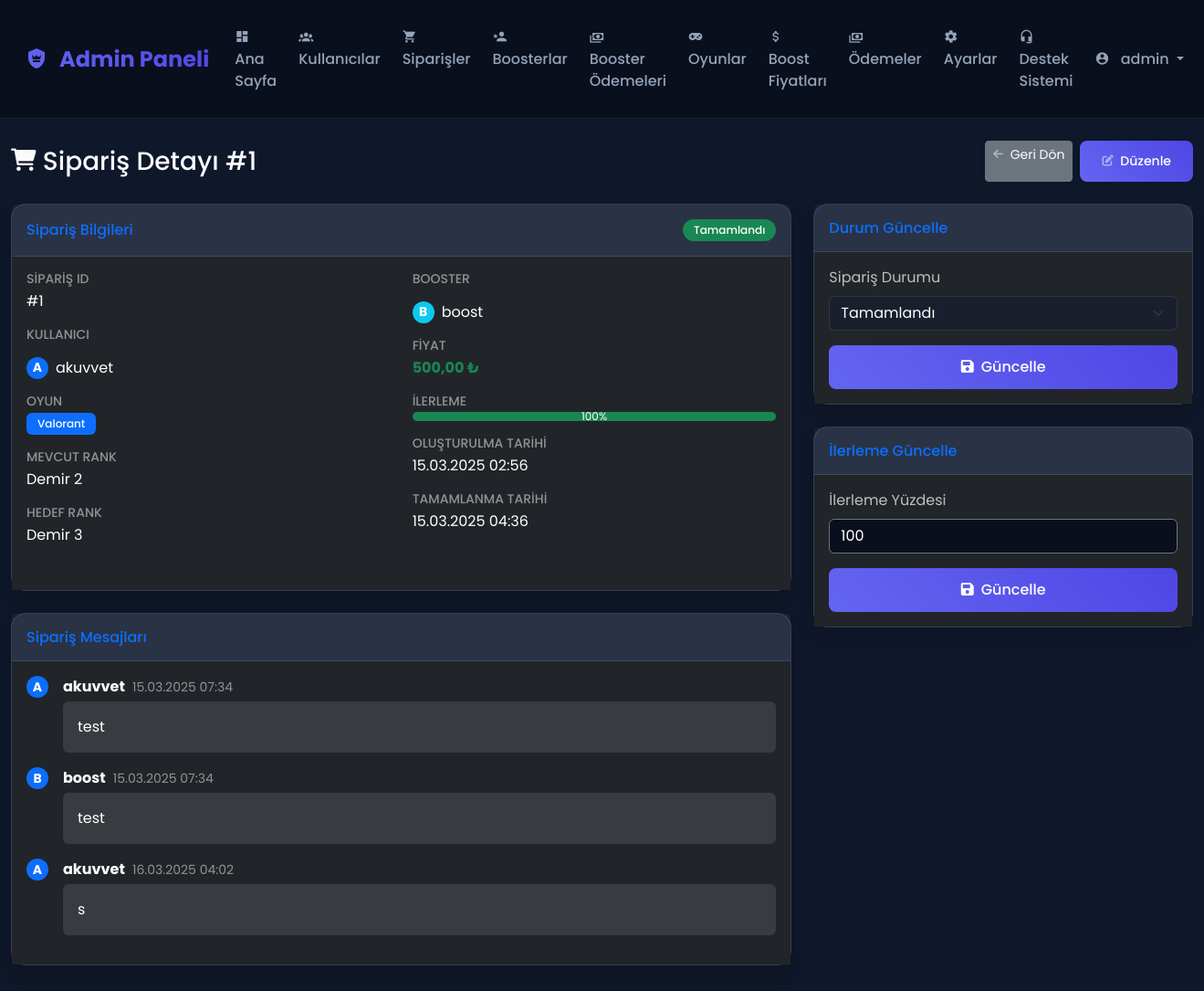
Screenshot of /Elo-Dosyalar/admin/order.php?id=1 (signed in) with the database file from the repository.
### tables this page shows
CREATE TABLE `orders` (
  `id` int NOT NULL,
  `user_id` int NOT NULL,
  `game_id` int NOT NULL,
  `current_rank_id` int NOT NULL,
  `target_rank_id` int NOT NULL,
  `booster_id` int DEFAULT NULL,
  `price` decimal(10,2) NOT NULL,
  `notes` text,
  `status` enum('pending','in_progress','completed','cancelled') NOT NULL DEFAULT 'pending',
  `progress` int NOT NULL DEFAULT '0',
  `created_at` timestamp NULL DEFAULT CURRENT_TIMESTAMP,
  `updated_at` timestamp NULL DEFAULT CURRENT_TIMESTAMP ON UPDATE CURRENT_TIMESTAMP,
  `completed_at` timestamp NULL DEFAULT NULL,
  `priority` tinyint(1) DEFAULT '0',
  `streaming` tinyint(1) DEFAULT '0',
  `extra_options` text,
  `base_price` decimal(10,2) NOT NULL DEFAULT '0.00',
  `total_price` decimal(10,2) NOT NULL DEFAULT '0.00',
  `booster_earnings` decimal(10,2) DEFAULT '0.00'
);

CREATE TABLE `users` (
  `id` int NOT NULL,
  `username` varchar(50) NOT NULL,
  `email` varchar(100) NOT NULL,
  `password` varchar(255) NOT NULL,
  `role` enum('admin','booster','user') NOT NULL DEFAULT 'user',
  `balance` decimal(10,2) NOT NULL DEFAULT '0.00',
  `status` enum('active','inactive') NOT NULL DEFAULT 'active',
  `created_at` timestamp NULL DEFAULT CURRENT_TIMESTAMP,
  `updated_at` timestamp NULL DEFAULT CURRENT_TIMESTAMP ON UPDATE CURRENT_TIMESTAMP
);

CREATE TABLE `games` (
  `id` int NOT NULL,
  `name` varchar(50) NOT NULL,
  `description` text,
  `image` varchar(255) DEFAULT NULL,
  `status` enum('active','inactive') NOT NULL DEFAULT 'active',
  `created_at` timestamp NULL DEFAULT CURRENT_TIMESTAMP,
  `updated_at` timestamp NULL DEFAULT CURRENT_TIMESTAMP ON UPDATE CURRENT_TIMESTAMP
);

CREATE TABLE `ranks` (
  `id` int NOT NULL,
  `game_id` int NOT NULL,
  `name` varchar(50) NOT NULL,
  `value` int NOT NULL,
  `image` varchar(255) DEFAULT NULL,
  `price` decimal(10,2) NOT NULL DEFAULT '0.00',
  `created_at` timestamp NULL DEFAULT CURRENT_TIMESTAMP,
  `updated_at` timestamp NULL DEFAULT CURRENT_TIMESTAMP ON UPDATE CURRENT_TIMESTAMP
);

CREATE TABLE `order_messages` (
  `id` int NOT NULL,
  `order_id` int NOT NULL,
  `user_id` int NOT NULL,
  `message` text NOT NULL,
  `created_at` datetime NOT NULL DEFAULT CURRENT_TIMESTAMP
);

### Elo-Dosyalar/admin/order.php (the view, shortened to what this page needs)
<?php
require_once 'includes/header.php';
$order_id = isset($_GET['id']) ? (int)$_GET['id'] : 0;
try {
    $stmt = $conn->prepare("
        SELECT o.*,
        u.username as user_username,
        b.username as booster_username,
        g.name as game_name,
        r1.name as current_rank,
        r2.name as target_rank
        FROM orders o
        LEFT JOIN users u ON o.user_id = u.id
        LEFT JOIN users b ON o.booster_id = b.id
        LEFT JOIN games g ON o.game_id = g.id
        LEFT JOIN ranks r1 ON o.current_rank_id = r1.id
        LEFT JOIN ranks r2 ON o.target_rank_id = r2.id
        WHERE o.id = ?
    ");
    $stmt->execute([$order_id]);
    $order = $stmt->fetch(PDO::FETCH_ASSOC);
} catch(PDOException $e) {
    $_SESSION['error'] = "Bir hata oluştu.";
    header("Location: orders.php");
    exit;
}
try {
    $stmt = $conn->prepare("
        SELECT m.*, u.username, u.role
        FROM order_messages m
        JOIN users u ON m.user_id = u.id
        WHERE m.order_id = ?
        ORDER BY m.created_at ASC
    ");
    $stmt->execute([$order_id]);
    $messages = $stmt->fetchAll(PDO::FETCH_ASSOC);
} catch(PDOException $e) {
    $messages = [];
}
function getStatusClass($status) {
    switch($status) {
        case 'completed':
            return 'success';
    }
}
function getStatusText($status) {
    switch($status) {
        case 'completed':
            return 'Tamamlandı';
    }
}
?>
<div class="d-sm-flex align-items-center justify-content-between mb-4">
    <h1 class="h3 mb-0 text-gray-800">
        <i class="fas fa-shopping-cart fa-sm text-primary-300"></i>
        Sipariş Detayı #<?php echo $order_id; ?>
    </h1>
    <div class="d-flex">
        <a href="orders.php" class="btn btn-sm btn-secondary shadow-sm me-2">
            <i class="fas fa-arrow-left fa-sm text-white-50 me-1"></i> Geri Dön
        </a>
        <a href="edit_order.php?id=<?php echo $order_id; ?>" class="btn btn-sm btn-primary shadow-sm">
            <i class="fas fa-edit fa-sm text-white-50 me-1"></i> Düzenle
        </a>
    </div>
</div>
<div class="row">
    <div class="col-lg-8">
        <div class="card shadow mb-4">
            <div class="card-header py-3 d-flex flex-row align-items-center justify-content-between">
                <h6 class="m-0 font-weight-bold text-primary">Sipariş Bilgileri</h6>
                <span class="badge bg-<?php echo getStatusClass($order['status']); ?> rounded-pill" data-status>
                    <?php echo getStatusText($order['status']); ?>
                </span>
            </div>
            <div class="card-body bg-dark text-white">
                <div class="row mb-3">
                    <div class="col-md-6">
                        <h5 class="text-white-50 mb-1 small text-uppercase">Sipariş ID</h5>
                        <p class="mb-3 text-white">#<?php echo $order['id']; ?></p>
                        <h5 class="text-white-50 mb-1 small text-uppercase">Kullanıcı</h5>
                        <p class="mb-3">
                            <div class="d-flex align-items-center">
                                <div class="avatar avatar-sm me-2 bg-primary rounded-circle">
                                    <span class="avatar-text"><?php echo strtoupper(substr($order['user_username'], 0, 1)); ?></span>
                                </div>
                                <div class="text-white"><?php echo htmlspecialchars($order['user_username']); ?></div>
                            </div>
                        </p>
                        <h5 class="text-white-50 mb-1 small text-uppercase">Oyun</h5>
                        <p class="mb-3">
                            <span class="badge bg-primary"><?php echo htmlspecialchars($order['game_name']); ?></span>
                        </p>
                        <h5 class="text-white-50 mb-1 small text-uppercase">Mevcut Rank</h5>
                        <p class="mb-3 text-white"><?php echo htmlspecialchars($order['current_rank']); ?></p>
                        <h5 class="text-white-50 mb-1 small text-uppercase">Hedef Rank</h5>
                        <p class="mb-3 text-white"><?php echo htmlspecialchars($order['target_rank']); ?></p>
                    </div>
                    <div class="col-md-6">
                        <h5 class="text-white-50 mb-1 small text-uppercase">Booster</h5>
                        <p class="mb-3">
                            <?php if ($order['booster_username']): ?>
                                <div class="d-flex align-items-center">
                                    <div class="avatar avatar-sm me-2 bg-info rounded-circle">
                                        <span class="avatar-text"><?php echo strtoupper(substr($order['booster_username'], 0, 1)); ?></span>
                                    </div>
                                    <div class="text-white"><?php echo htmlspecialchars($order['booster_username']); ?></div>
                                </div>
                            <?php else: ?>
                                <span class="text-warning">Atanmamış</span>
                            <?php endif; ?>
                        </p>
                        <h5 class="text-white-50 mb-1 small text-uppercase">Fiyat</h5>
                        <p class="mb-3">
                            <span class="text-success fw-bold"><?php echo number_format($order['price'], 2, ',', '.'); ?> ₺</span>
                        </p>
                        <h5 class="text-white-50 mb-1 small text-uppercase">İlerleme</h5>
                        <div class="progress mb-3" style="height: 10px;">
                            <div class="progress-bar bg-success" role="progressbar" style="width: <?php echo $order['progress']; ?>%">
                                <?php echo $order['progress']; ?>%
                            </div>
                        </div>
                        <h5 class="text-white-50 mb-1 small text-uppercase">Oluşturulma Tarihi</h5>
                        <p class="mb-3 text-white"><?php echo date('d.m.Y H:i', strtotime($order['created_at'])); ?></p>
                        <?php if ($order['completed_at']): ?>
                            <h5 class="text-white-50 mb-1 small text-uppercase">Tamamlanma Tarihi</h5>
                            <p class="mb-3 text-white"><?php echo date('d.m.Y H:i', strtotime($order['completed_at'])); ?></p>
                        <?php endif; ?>
                    </div>
                </div>
            </div>
        </div>
        <div class="card shadow mb-4">
            <div class="card-header py-3">
                <h6 class="m-0 font-weight-bold text-primary">Sipariş Mesajları</h6>
            </div>
            <div class="card-body bg-dark" style="max-height: 400px; overflow-y: auto;">
                <?php if (!empty($messages)): ?>
                    <?php foreach ($messages as $message): ?>
                        <div class="d-flex mb-3">
                            <div class="flex-shrink-0">
                                <div class="avatar avatar-sm bg-<?php echo $message['role'] === 'admin' ? 'danger' : 'primary'; ?> rounded-circle">
                                    <span class="avatar-text"><?php echo strtoupper(substr($message['username'], 0, 1)); ?></span>
                                </div>
                            </div>
                            <div class="flex-grow-1 ms-3">
                                <div class="d-flex align-items-center mb-1">
                                    <span class="fw-bold text-white me-2"><?php echo htmlspecialchars($message['username']); ?></span>
                                    <small class="text-white-50"><?php echo date('d.m.Y H:i', strtotime($message['created_at'])); ?></small>
                                </div>
                                <div class="p-3 rounded" style="background: rgba(255,255,255,0.1);">
                                    <p class="text-white mb-0"><?php echo nl2br(htmlspecialchars($message['message'])); ?></p>
                                </div>
                            </div>
                        </div>
                    <?php endforeach; ?>
                <?php else: ?>
                    <div class="text-center py-4">
                        <div class="text-white-50">Henüz mesaj bulunmuyor.</div>
                    </div>
                <?php endif; ?>
            </div>
        </div>
    </div>
    <div class="col-lg-4">
        <div class="card shadow mb-4">
            <div class="card-header py-3">
                <h6 class="m-0 font-weight-bold text-primary">Durum Güncelle</h6>
            </div>
            <div class="card-body bg-dark">
                <form id="statusForm" onsubmit="updateStatus(event)">
                    <div class="mb-3">
                        <label for="status" class="form-label text-white-50">Sipariş Durumu</label>
                        <select class="form-select bg-darker text-white border-secondary" id="status" name="status">
                            <option value="completed" <?php echo $order['status'] === 'completed' ? 'selected' : ''; ?>>Tamamlandı</option>
                        </select>
                    </div>
                    <button type="submit" class="btn btn-primary w-100">
                        <i class="fas fa-save me-2"></i>Güncelle
                    </button>
                </form>
            </div>
        </div>
        <div class="card shadow mb-4">
            <div class="card-header py-3">
                <h6 class="m-0 font-weight-bold text-primary">İlerleme Güncelle</h6>
            </div>
            <div class="card-body bg-dark">
                <form id="progressForm" onsubmit="updateProgress(event)">
                    <div class="mb-3">
                        <label for="progress" class="form-label text-white-50">İlerleme Yüzdesi</label>
                        <input type="number" class="form-control bg-darker text-white border-secondary" id="progress" name="progress" min="0" max="100" value="<?php echo $order['progress']; ?>">
                    </div>
                    <button type="submit" class="btn btn-primary w-100">
                        <i class="fas fa-save me-2"></i>Güncelle
                    </button>
                </form>
            </div>
        </div>
    </div>
</div>
<?php require_once 'includes/footer.php'; ?>

### Elo-Dosyalar/admin/includes/header.php (style rules this page uses)
:root { --primary-color: #6366f1; --secondary-color: #4f46e5; --dark-bg: #0f172a; --darker-bg: #0a0f1d; --card-bg: #1e293b; --text-primary: #f8fafc; --text-secondary: #94a3b8; --border-color: rgba(148, 163, 184, 0.1); }
body { font-family: 'Poppins', sans-serif; background: var(--dark-bg); color: var(--text-primary); min-height: 100vh; }
.card { background: var(--card-bg); border: 1px solid var(--border-color); border-radius: 1rem; box-shadow: 0 4px 6px -1px rgba(0, 0, 0, 0.1), 0 2px 4px -1px rgba(0, 0, 0, 0.06); }
.card-header { background: rgba(99, 102, 241, 0.1); border-bottom: 1px solid var(--border-color); padding: 1rem; }
.btn-primary { background: linear-gradient(45deg, var(--primary-color), var(--secondary-color)); border: none; padding: 0.75rem 1.5rem; border-radius: 0.5rem; font-weight: 500; transition: all 0.3s ease; }
.form-control { background: var(--darker-bg); border: 1px solid var(--border-color); color: var(--text-primary); }

### Elo-Dosyalar/admin/order.php (style rules this page uses)
.avatar { width: 32px; height: 32px; display: flex; align-items: center; justify-content: center; }
.avatar-sm { width: 24px; height: 24px; }
.avatar-text { color: white; font-size: 14px; font-weight: bold; }
.card { border: 1px solid rgba(255,255,255,0.1); }
.card-header { background: rgba(255,255,255,0.05); border-bottom: 1px solid rgba(255,255,255,0.1); }
.card-body { background: var(--darker-bg); }
.progress { background: rgba(255,255,255,0.1); }
.text-white-50 { color: rgba(255,255,255,0.5) !important; }
.badge { padding: 0.5em 1em; font-weight: 500; }
.form-select { background-color: #1a1f2d !important; border-color: rgba(255,255,255,0.1) !important; color: #fff !important; }
.form-select option { background-color: #1a1f2d; color: #fff; }
#statusForm .form-label, #progressForm .form-label { color: rgba(255,255,255,0.7) !important; }

### rows the page displays
orders: status "Tamamlandı", id "1", user.username "A", user.username "akuvvet", game.name "Valorant", current_rank.name "Demir 2", target_rank.name "Demir 3", booster.username "B", booster.username "boost", price "500,00", progress "100", created_at "15.03.2025 02:56", completed_at "15.03.2025 04:36"
order_messages: user.username "A", user.username "akuvvet", created_at "15.03.2025 07:34", message "test"
order_messages: user.username "B", user.username "boost", created_at "15.03.2025 07:34", message "test"
order_messages: user.username "A", user.username "akuvvet", created_at "16.03.2025 04:02", message "s"

### other values shown
$_SESSION['username'] "admin"
$order_id "1"
